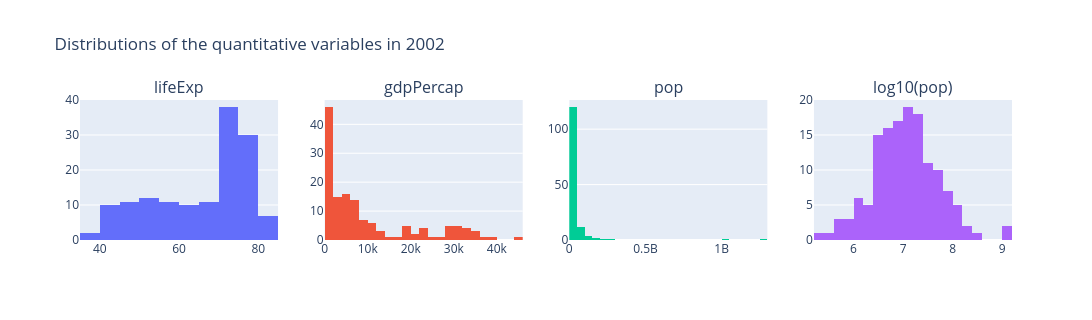
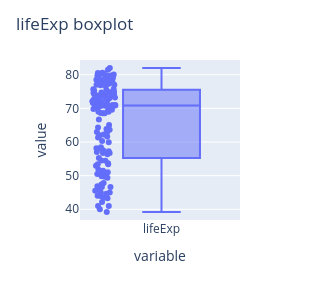

Write notebook code for charts like these, in order.
### Markdown cell above
2. Graphically represent the distribution of each variable for the year $2002$. After plotting the distributions, provide a brief explanation for each variable.

### Code cell
import plotly.express as px
from plotly.subplots import make_subplots
import plotly.graph_objects as go

fig = make_subplots(rows=1, cols=4, subplot_titles=['lifeExp', 'gdpPercap', 'pop', 'log10(pop)'])
fig.add_trace(go.Histogram(x=data2002['lifeExp'], nbinsx=20, name='lifeExp'), row=1, col=1)
fig.add_trace(go.Histogram(x=data2002['gdpPercap'], nbinsx=30, name='gdpPercap'), row=1, col=2)
fig.add_trace(go.Histogram(x=data2002['pop'], nbinsx=30, name='pop'), row=1, col=3)
fig.add_trace(go.Histogram(x=np.log10(data2002['pop']), nbinsx=20, name='log10(pop)'), row=1, col=4)
fig.update_layout(width=1100, height=320, title='Distributions of the quantitative variables in 2002', showlegend=False)
fig.show()

px.box(data2002.melt(value_vars=['lifeExp']), y='value', x='variable', points='all').update_layout(width=300, height=300, title='lifeExp boxplot').show()

### Figure 1 — Plotly figure (JSON) as saved in the notebook; plotly's stock layout.template omitted (floating-point values rounded to 4 significant figures; data arrays with more than 128 entries replaced by an {"elided": "..."} marker saying what was removed)
{"data": [{"name": "lifeExp", "nbinsx": 20, "type": "histogram", "x": {"elided": "142 float values"}, "xaxis": "x", "yaxis": "y"}, {"name": "gdpPercap", "nbinsx": 30, "type": "histogram", "x": {"elided": "142 float values"}, "xaxis": "x2", "yaxis": "y2"}, {"name": "pop", "nbinsx": 30, "type": "histogram", "x": {"elided": "142 int values"}, "xaxis": "x3", "yaxis": "y3"}, {"name": "log10(pop)", "nbinsx": 20, "type": "histogram", "x": {"elided": "142 float values"}, "xaxis": "x4", "yaxis": "y4"}], "layout": {"annotations": [{"font": {"size": 16}, "showarrow": false, "text": "lifeExp", "x": 0.1062, "xanchor": "center", "xref": "paper", "y": 1, "yanchor": "bottom", "yref": "paper"}, {"font": {"size": 16}, "showarrow": false, "text": "gdpPercap", "x": 0.3688, "xanchor": "center", "xref": "paper", "y": 1, "yanchor": "bottom", "yref": "paper"}, {"font": {"size": 16}, "showarrow": false, "text": "pop", "x": 0.6313, "xanchor": "center", "xref": "paper", "y": 1, "yanchor": "bottom", "yref": "paper"}, {"font": {"size": 16}, "showarrow": false, "text": "log10(pop)", "x": 0.8938, "xanchor": "center", "xref": "paper", "y": 1, "yanchor": "bottom", "yref": "paper"}], "height": 320, "showlegend": false, "title": {"text": "Distributions of the quantitative variables in 2002"}, "width": 1100, "xaxis": {"anchor": "y", "domain": [0, 0.2125]}, "xaxis2": {"anchor": "y2", "domain": [0.2625, 0.475]}, "xaxis3": {"anchor": "y3", "domain": [0.525, 0.7375]}, "xaxis4": {"anchor": "y4", "domain": [0.7875, 1]}, "yaxis": {"anchor": "x", "domain": [0, 1]}, "yaxis2": {"anchor": "x2", "domain": [0, 1]}, "yaxis3": {"anchor": "x3", "domain": [0, 1]}, "yaxis4": {"anchor": "x4", "domain": [0, 1]}}}

### Figure 2 — Plotly figure (JSON) as saved in the notebook; plotly's stock layout.template omitted (floating-point values rounded to 4 significant figures; data arrays with more than 128 entries replaced by an {"elided": "..."} marker saying what was removed)
{"data": [{"alignmentgroup": "True", "boxpoints": "all", "hovertemplate": "variable=%{x}<br>value=%{y}<extra></extra>", "legendgroup": "", "marker": {"color": "#636efa"}, "name": "", "notched": false, "offsetgroup": "", "orientation": "v", "showlegend": false, "type": "box", "x": {"elided": "142 str values"}, "x0": " ", "xaxis": "x", "y": {"elided": "142 float values"}, "y0": " ", "yaxis": "y"}], "layout": {"boxmode": "group", "height": 300, "legend": {"tracegroupgap": 0}, "margin": {"t": 60}, "title": {"text": "lifeExp boxplot"}, "width": 300, "xaxis": {"anchor": "y", "domain": [0, 1], "title": {"text": "variable"}}, "yaxis": {"anchor": "x", "domain": [0, 1], "title": {"text": "value"}}}}
